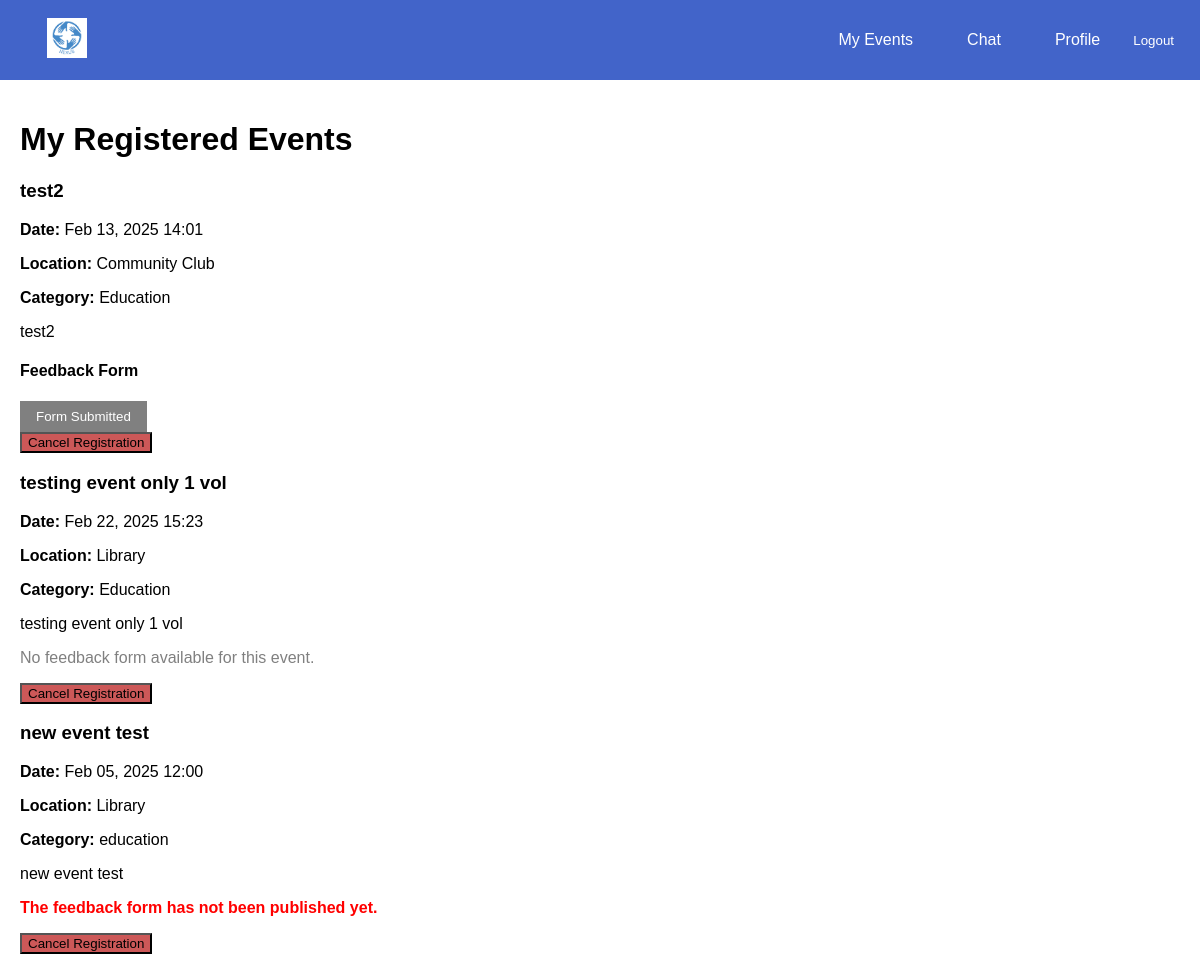
/events/my-events/ (signed in), run on the app's committed database.
### events/models.py (models this page shows, shortened)
class VolunteerEvent(models.Model):
    STATUS_CHOICES = [
        ('Registered', 'Registered'),
        ('Waiting List', 'Waiting List'),
    ]
    event = models.ForeignKey(Event, on_delete=models.CASCADE, related_name="registered_volunteers")
    volunteer = models.ForeignKey(settings.AUTH_USER_MODEL, on_delete=models.CASCADE, related_name="registered_events")
    registered_at = models.DateTimeField(auto_now_add=True)
    status = models.CharField(max_length=20, choices=STATUS_CHOICES, default='Registered')
    class Meta:
        unique_together = ('event', 'volunteer')  # Prevent duplicate registrations

class Event(models.Model):
    CATEGORY_CHOICES = [
        ('Education', 'Education'),
        ('Social Development', 'Social Development'),
        ('Senior Citizen', 'Senior Citizen'),
    ]
    organisation = models.ForeignKey(settings.AUTH_USER_MODEL, on_delete=models.CASCADE)
    name = models.CharField(max_length=255)
    description = models.TextField()
    date = models.DateTimeField()
    location = models.CharField(max_length=255)
    volunteers_needed = models.PositiveIntegerField()
    roles_responsibilities = models.TextField()
    category = models.CharField(max_length=50, choices=CATEGORY_CHOICES, blank=False, default='Education')

### events/views.py (the view)
# urls.py: path('my-events/', views.volunteer_events, name='volunteer_events'),
@login_required
def volunteer_events(request):
    registered_events = VolunteerEvent.objects.filter(volunteer=request.user)
    for registration in registered_events:
        feedback_form = getattr(registration.event, "feedback_form", None)
        if feedback_form:
            feedback_exists = FeedbackResponse.objects.filter(
                feedback_form=feedback_form,
                volunteer=request.user
            ).exists()
            registration.has_submitted_feedback = feedback_exists
        else:
            registration.has_submitted_feedback = None  # No feedback form exists
    return render(request, 'events/volunteer_events.html', {
        'registered_events': registered_events,
    })

### events/templates/events/volunteer_events.html (shortened to what this page needs)
{% extends 'base.html' %}
{% block content %}
    <h1>My Registered Events</h1>
    {% if registered_events %}
        {% for registration in registered_events %}
            <div class="event-card">
                <h3>{{ registration.event.name }}</h3>
                <p><strong>Date:</strong> {{ registration.event.date|date:"M d, Y H:i" }}</p>
                <p><strong>Location:</strong> {{ registration.event.location }}</p>
                <p><strong>Category:</strong> {{ registration.event.category }}</p>
                <p>{{ registration.event.description }}</p>
                {% if registration.event.feedback_form %}
                    {% if registration.event.feedback_form.published %}
                        <h4>Feedback Form</h4>
                        {% if registration.has_submitted_feedback %}
                            <button class="btn" disabled
                                    style="background-color: gray; color: white; padding: 8px 16px; border: none; cursor: not-allowed;">
                                Form Submitted
                            </button>
                        {% else %}
                            <a href="{% url 'events:complete_feedback' registration.event.id %}" class="btn"
                            style="background-color: green; color: white; padding: 8px 16px; border: none; cursor: pointer;">
                                Complete Feedback Form
                            </a>
                        {% endif %}
                    {% else %}
                        <p style="color: red;"><strong>The feedback form has not been published yet.</strong></p>
                    {% endif %}
                {% else %}
                    <p style="color: gray;">No feedback form available for this event.</p>
                {% endif %}
                <form action="{% url 'events:cancel_registration' registration.event.id %}" method="post">
                    <button type="submit" style="background-color: rgb(204, 88, 88);">Cancel Registration</button>
                </form>
            </div>
        {% endfor %}
    {% else %}
        <p>You haven't registered for any events yet.</p>
    {% endif %}
{% endblock %}

### templates/base.html (style rules this page uses)
body { margin: 0; font-family: Arial, sans-serif; }

### data on the page
VolunteerEvent: event.name "test2", event "Feb 13, 2025 14:01", event.location "Community Club", event.category "Education", event.description "test2", shows "Feedback Form", shows "Form Submitted"
VolunteerEvent: event.name "testing event only 1 vol", event "Feb 22, 2025 15:23", event.location "Library", event.category "Education", event.description "testing event only 1 vol", shows "No feedback form available for this event."
VolunteerEvent: event.name "new event test", event "Feb 05, 2025 12:00", event.location "Library", event.category "education", event.description "new event test", shows "The feedback form has not been published yet."
